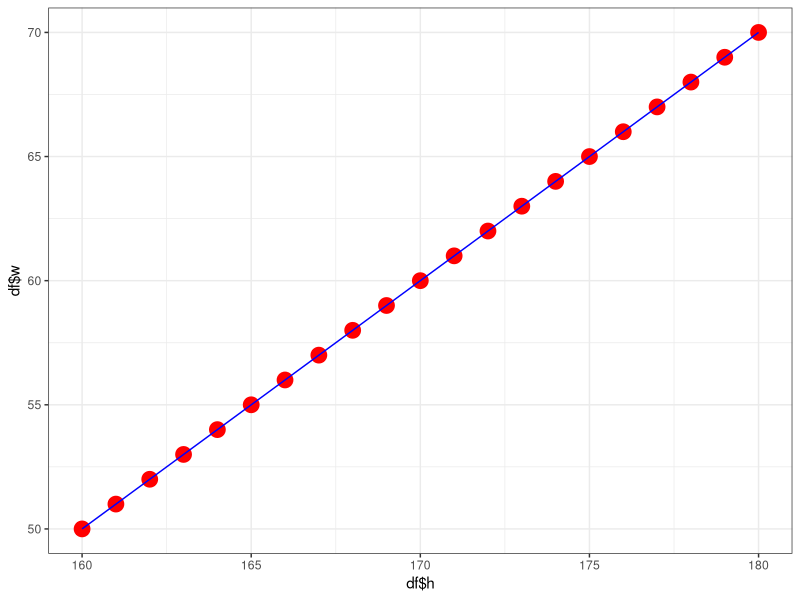
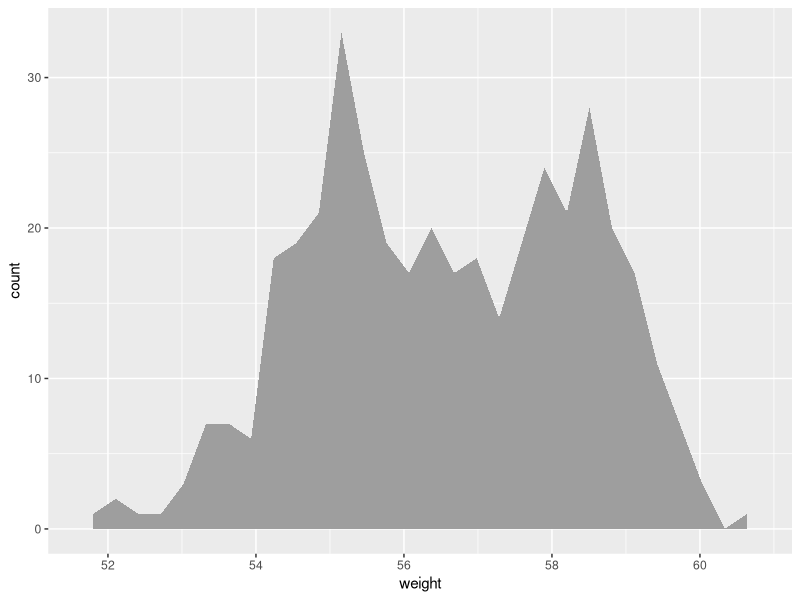
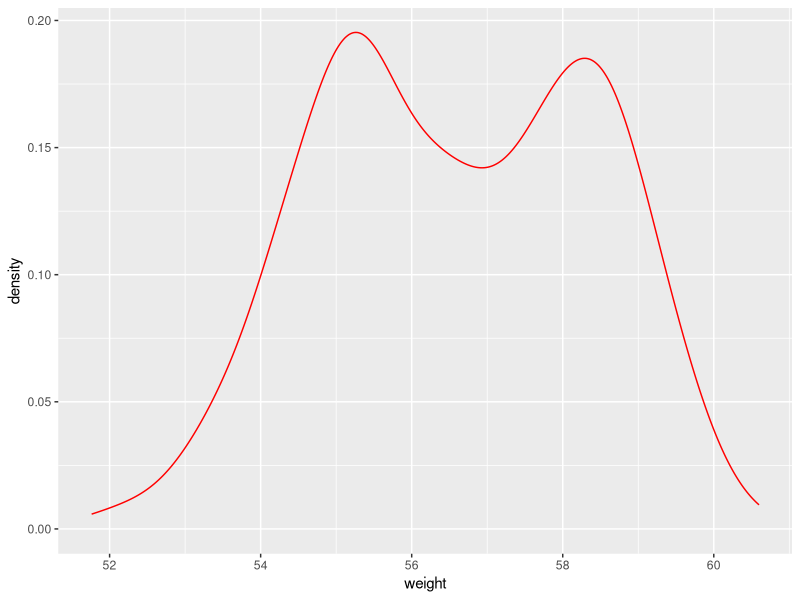
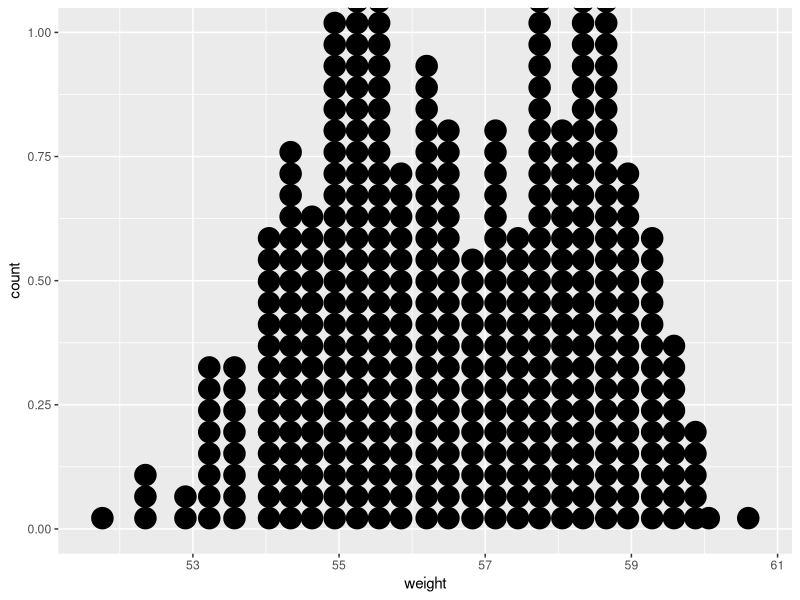
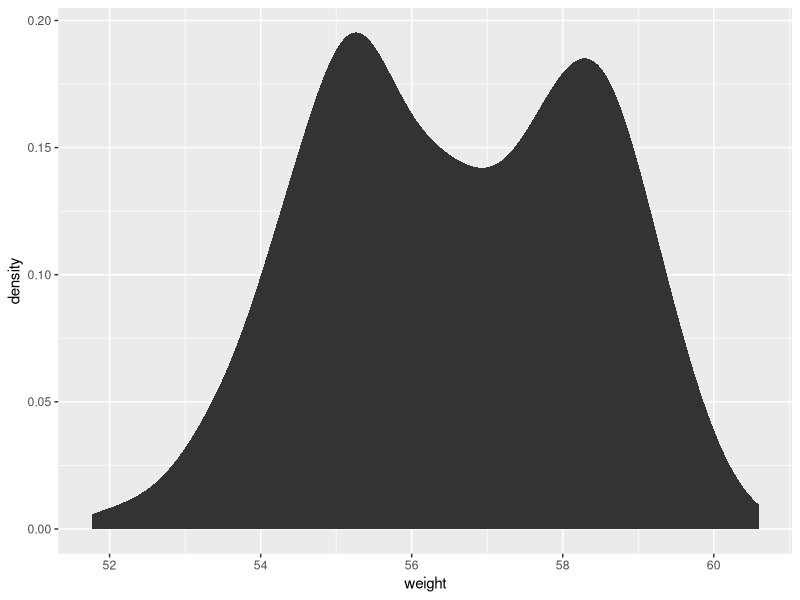
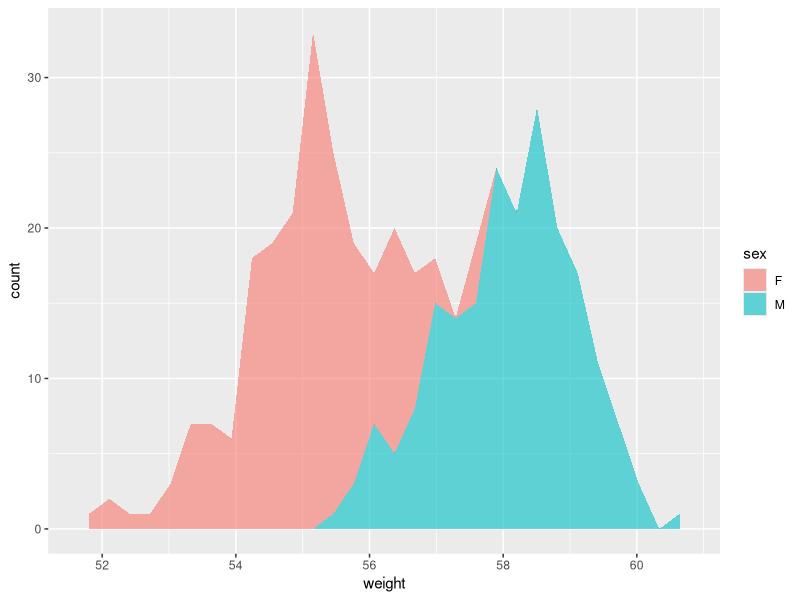
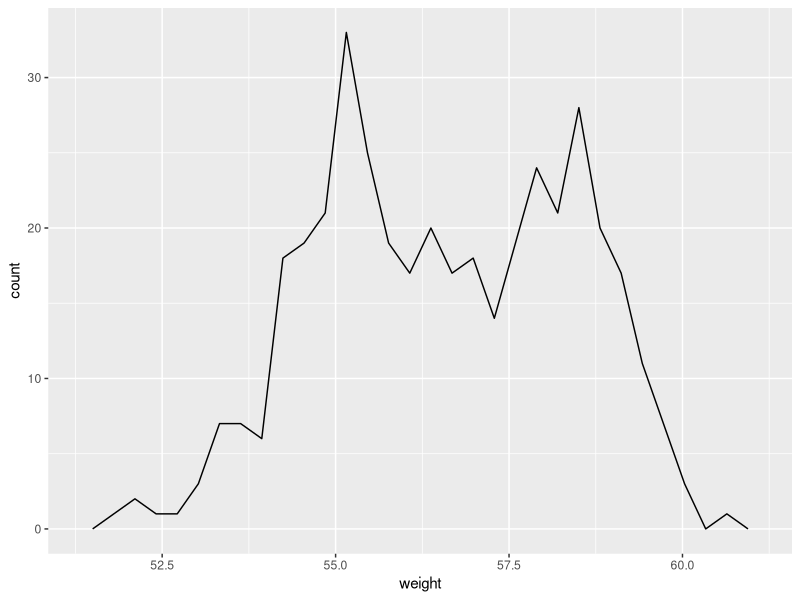
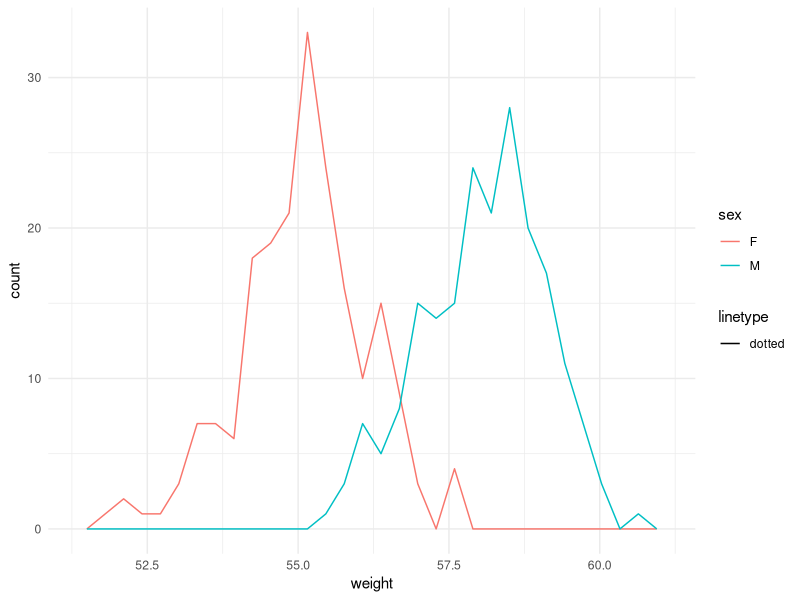

The R source for these figures, in order:
## ---- chunk 1
h<-160:180
w<-50:70
library(ggplot2)
df<-data.frame(h,w)
df
ggplot(data=df,aes(x=df$h,y=df$w))+geom_point(color="red",size=5)+theme_bw()+geom_line(color="blue")
wdata<-data.frame(sex=factor(rep(c("F","M"),each=200)),weight=c(rnorm(200,55),rnorm(200,58)))
 a<-ggplot(wdata,aes(x=weight))
 a+geom_area(stat="bin",fill="336200")
 a+geom_density(color="red")
 a+geom_dotplot(shape=4)
 a+stat_density()
 a+geom_area(aes(fill=sex),stat="bin",alpha=0.6)
 
 library(plyr)
mu<-ddply(wdata,"sex",summarise,grp.mean=mean(weight)) 
 a+geom_freqpoly()
 a+geom_freqpoly(aes(color=sex,linetype="dotted"))+theme_minimal()
 a+geom_histogram()
 a+geom_histogram(aes(color=sex),position="stack")+theme_classic()
 
set.seed(1410)
dsmall <-diamonds[sample(nrow(diamonds),100),]
qplot(carat,price,data=diamonds)

b<-ggplot(data=df,aes(x=h,y=w))
b+geom_line(linetype="twodash",size=3)+theme_bw()
ggsave(filename="image.jpg",scale=2)


# 2019.06.05
library(ggplot2)
a<-ggplot(mtcars,aes(x=mpg,y=cyl))
a
a+geom_point(color="pink")+theme_bw()
head(ToothGrowth)
e<-ggplot(ToothGrowth,aes(x=dose,y=len,group=supp))
e+geom_boxplot(aes(fill=supp))
e+geom_point()
e+geom_boxplot(notch = TRUE,color="red")
e+geom_violin(trim=FALSE)+
  stat_summary(fun.data = mean_sdl,
fun.args = list(mult=1),
  geom = "pointrange",color="red")
e+geom_violin(trim=FALSE)+geom_boxplot(width=0.3)
  e<-ggplot(ToothGrowth,aes(x=dose,y=len,color=dose,fill=dose))
  #dose剂量，颜色渐变
e+geom_point() 
e+geom_point(color="red")  
#后一种颜色指令会覆盖前一种颜色指令，备注未被覆盖，不用point/line等图的时候加上其他的geom_XX会会恢复本色
e+geom_jitter(position = position_jitter(0.2))+stat_summary(fun.data = "mean_sdl",
        fun.args = list(mult=1),geom = "pointrange",color="blue")
f<-ggplot(ToothGrowth,aes(x=dose,y=len,group=supp))
f+geom_line(aes(linetype=supp,color=supp))+geom_point(color="#FF0000")
#supp用因子区分
#vjust垂直调整位置（-向上，+向下），hjust水平调整位置，左加右减
f+geom_bar(stat="identity")
f+geom_bar(stat="identity",fill="steelblue")+geom_text(aes(label=len),
vjust=-0.3,size=3.5)+theme_minimal()

df<-data.frame(dose=c("D0.5","D1","D2"),len=c(4.2,10,29.5))
df2<-data.frame(supp=rep(c("VC","OJ"),each=3),dose=rep(c("D0.5","D1","D2"),2),len=c(6.8,15,33,4.2,10,29.5))

diamonds
ggplot(diamonds,aes(cut,color))+geom_jitter(aes(color=cut),size=0.5)
 
#误差
df<-ToothGrowth
df$dose<-as.factor(df$dose)
head(df)
#head只展示前六个
#scale自定义
